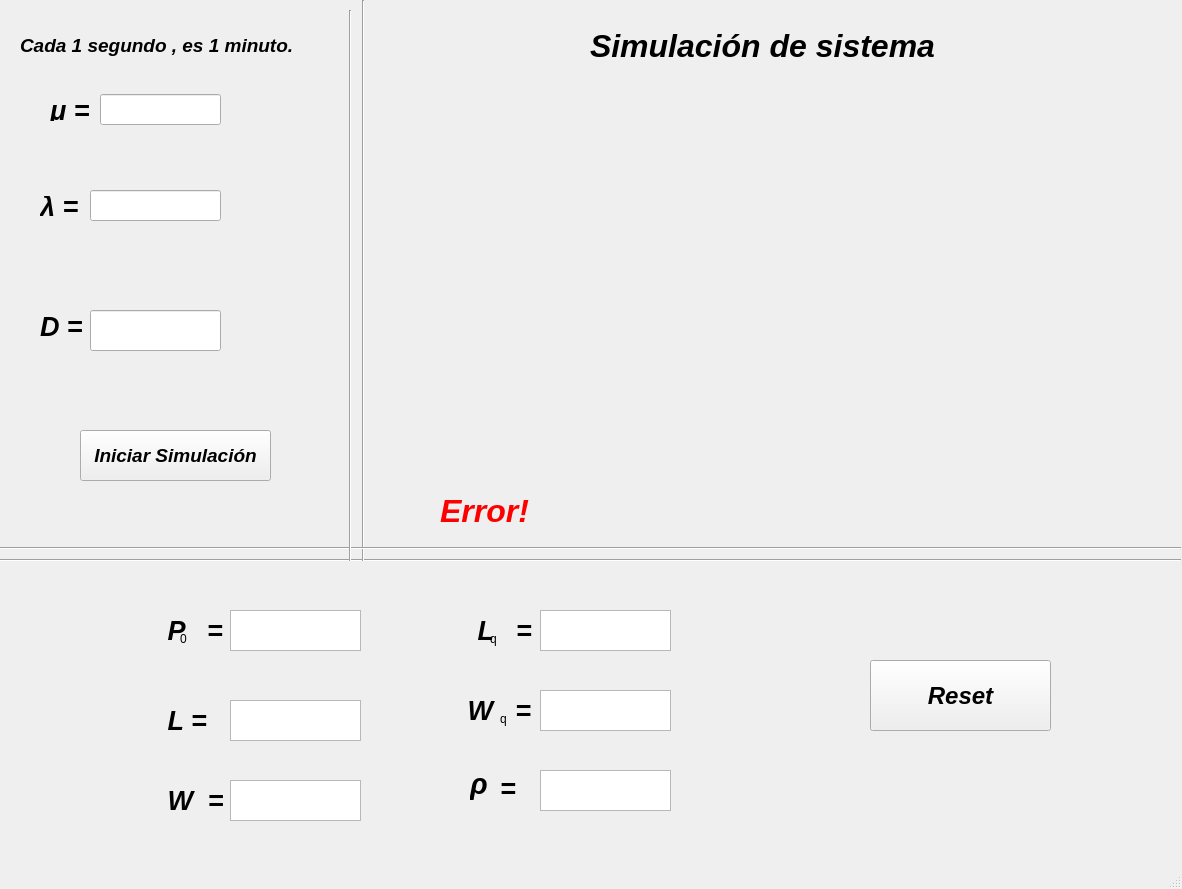
<?xml version="1.0" encoding="UTF-8"?>
<ui version="4.0">
 <class>MainWindow</class>
 <widget class="QMainWindow" name="MainWindow">
  <property name="geometry">
   <rect>
    <x>0</x>
    <y>0</y>
    <width>1182</width>
    <height>889</height>
   </rect>
  </property>
  <property name="windowTitle">
   <string>MainWindow</string>
  </property>
  <property name="inputMethodHints">
   <set>Qt::ImhDigitsOnly</set>
  </property>
  <widget class="QWidget" name="centralwidget">
   <widget class="QLineEdit" name="InputMiu">
    <property name="geometry">
     <rect>
      <x>100</x>
      <y>94</y>
      <width>121</width>
      <height>31</height>
     </rect>
    </property>
    <property name="font">
     <font>
      <pointsize>20</pointsize>
      <weight>75</weight>
      <italic>true</italic>
      <bold>true</bold>
     </font>
    </property>
    <property name="mouseTracking">
     <bool>true</bool>
    </property>
    <property name="autoFillBackground">
     <bool>false</bool>
    </property>
    <property name="inputMethodHints">
     <set>Qt::ImhPreferNumbers</set>
    </property>
    <property name="text">
     <string/>
    </property>
   </widget>
   <widget class="QLabel" name="miu">
    <property name="enabled">
     <bool>true</bool>
    </property>
    <property name="geometry">
     <rect>
      <x>50</x>
      <y>100</y>
      <width>91</width>
      <height>21</height>
     </rect>
    </property>
    <property name="font">
     <font>
      <pointsize>20</pointsize>
      <weight>75</weight>
      <italic>true</italic>
      <bold>true</bold>
     </font>
    </property>
    <property name="text">
     <string>μ = </string>
    </property>
   </widget>
   <widget class="QLabel" name="miu_2">
    <property name="enabled">
     <bool>true</bool>
    </property>
    <property name="geometry">
     <rect>
      <x>40</x>
      <y>196</y>
      <width>91</width>
      <height>21</height>
     </rect>
    </property>
    <property name="font">
     <font>
      <pointsize>20</pointsize>
      <weight>75</weight>
      <italic>true</italic>
      <bold>true</bold>
     </font>
    </property>
    <property name="text">
     <string>λ =</string>
    </property>
   </widget>
   <widget class="QLineEdit" name="InputLambda">
    <property name="geometry">
     <rect>
      <x>90</x>
      <y>190</y>
      <width>131</width>
      <height>31</height>
     </rect>
    </property>
    <property name="font">
     <font>
      <pointsize>20</pointsize>
      <weight>75</weight>
      <italic>true</italic>
      <bold>true</bold>
     </font>
    </property>
    <property name="mouseTracking">
     <bool>true</bool>
    </property>
    <property name="text">
     <string/>
    </property>
   </widget>
   <widget class="QLabel" name="miu_3">
    <property name="enabled">
     <bool>true</bool>
    </property>
    <property name="geometry">
     <rect>
      <x>40</x>
      <y>316</y>
      <width>91</width>
      <height>21</height>
     </rect>
    </property>
    <property name="font">
     <font>
      <pointsize>20</pointsize>
      <weight>75</weight>
      <italic>true</italic>
      <bold>true</bold>
     </font>
    </property>
    <property name="text">
     <string>D =</string>
    </property>
   </widget>
   <widget class="QLineEdit" name="InputServers">
    <property name="geometry">
     <rect>
      <x>90</x>
      <y>310</y>
      <width>131</width>
      <height>41</height>
     </rect>
    </property>
    <property name="font">
     <font>
      <pointsize>20</pointsize>
      <weight>75</weight>
      <italic>true</italic>
      <bold>true</bold>
     </font>
    </property>
    <property name="mouseTracking">
     <bool>true</bool>
    </property>
    <property name="text">
     <string/>
    </property>
   </widget>
   <widget class="QLabel" name="label">
    <property name="geometry">
     <rect>
      <x>20</x>
      <y>20</y>
      <width>341</width>
      <height>51</height>
     </rect>
    </property>
    <property name="font">
     <font>
      <pointsize>14</pointsize>
      <weight>75</weight>
      <italic>true</italic>
      <bold>true</bold>
     </font>
    </property>
    <property name="text">
     <string>Cada 1 segundo , es 1 minuto.</string>
    </property>
   </widget>
   <widget class="QPushButton" name="botonCalcular">
    <property name="geometry">
     <rect>
      <x>80</x>
      <y>430</y>
      <width>191</width>
      <height>51</height>
     </rect>
    </property>
    <property name="font">
     <font>
      <pointsize>14</pointsize>
      <weight>75</weight>
      <italic>true</italic>
      <bold>true</bold>
     </font>
    </property>
    <property name="text">
     <string>Iniciar Simulación</string>
    </property>
   </widget>
   <widget class="QLabel" name="label_2">
    <property name="geometry">
     <rect>
      <x>160</x>
      <y>620</y>
      <width>81</width>
      <height>21</height>
     </rect>
    </property>
    <property name="font">
     <font>
      <pointsize>20</pointsize>
      <weight>75</weight>
      <italic>true</italic>
      <bold>true</bold>
     </font>
    </property>
    <property name="text">
     <string> P   =</string>
    </property>
   </widget>
   <widget class="QTextBrowser" name="outputP0">
    <property name="geometry">
     <rect>
      <x>230</x>
      <y>610</y>
      <width>131</width>
      <height>41</height>
     </rect>
    </property>
    <property name="font">
     <font>
      <pointsize>18</pointsize>
      <weight>75</weight>
      <italic>true</italic>
      <bold>true</bold>
     </font>
    </property>
    <property name="cursor" stdset="0">
     <cursorShape>ArrowCursor</cursorShape>
    </property>
    <property name="mouseTracking">
     <bool>false</bool>
    </property>
    <property name="html">
     <string>&lt;!DOCTYPE HTML PUBLIC &quot;-//W3C//DTD HTML 4.0//EN&quot; &quot;http://www.w3.org/TR/REC-html40/strict.dtd&quot;&gt;
&lt;html&gt;&lt;head&gt;&lt;meta name=&quot;qrichtext&quot; content=&quot;1&quot; /&gt;&lt;style type=&quot;text/css&quot;&gt;
p, li { white-space: pre-wrap; }
&lt;/style&gt;&lt;/head&gt;&lt;body style=&quot; font-family:'Ubuntu'; font-size:18pt; font-weight:600; font-style:italic;&quot;&gt;
&lt;p style=&quot;-qt-paragraph-type:empty; margin-top:0px; margin-bottom:0px; margin-left:0px; margin-right:0px; -qt-block-indent:0; text-indent:0px; font-size:16pt;&quot;&gt;&lt;br /&gt;&lt;/p&gt;&lt;/body&gt;&lt;/html&gt;</string>
    </property>
   </widget>
   <widget class="QLabel" name="label_3">
    <property name="geometry">
     <rect>
      <x>180</x>
      <y>630</y>
      <width>66</width>
      <height>17</height>
     </rect>
    </property>
    <property name="text">
     <string>0</string>
    </property>
   </widget>
   <widget class="QTextBrowser" name="outputL">
    <property name="geometry">
     <rect>
      <x>230</x>
      <y>700</y>
      <width>131</width>
      <height>41</height>
     </rect>
    </property>
    <property name="font">
     <font>
      <pointsize>18</pointsize>
      <weight>75</weight>
      <italic>true</italic>
      <bold>true</bold>
     </font>
    </property>
    <property name="html">
     <string>&lt;!DOCTYPE HTML PUBLIC &quot;-//W3C//DTD HTML 4.0//EN&quot; &quot;http://www.w3.org/TR/REC-html40/strict.dtd&quot;&gt;
&lt;html&gt;&lt;head&gt;&lt;meta name=&quot;qrichtext&quot; content=&quot;1&quot; /&gt;&lt;style type=&quot;text/css&quot;&gt;
p, li { white-space: pre-wrap; }
&lt;/style&gt;&lt;/head&gt;&lt;body style=&quot; font-family:'Ubuntu'; font-size:18pt; font-weight:600; font-style:italic;&quot;&gt;
&lt;p style=&quot;-qt-paragraph-type:empty; margin-top:0px; margin-bottom:0px; margin-left:0px; margin-right:0px; -qt-block-indent:0; text-indent:0px; font-size:16pt;&quot;&gt;&lt;br /&gt;&lt;/p&gt;&lt;/body&gt;&lt;/html&gt;</string>
    </property>
   </widget>
   <widget class="QLabel" name="label_5">
    <property name="geometry">
     <rect>
      <x>160</x>
      <y>710</y>
      <width>81</width>
      <height>21</height>
     </rect>
    </property>
    <property name="font">
     <font>
      <pointsize>20</pointsize>
      <weight>75</weight>
      <italic>true</italic>
      <bold>true</bold>
     </font>
    </property>
    <property name="text">
     <string> L =</string>
    </property>
   </widget>
   <widget class="QTextBrowser" name="outputW">
    <property name="geometry">
     <rect>
      <x>230</x>
      <y>780</y>
      <width>131</width>
      <height>41</height>
     </rect>
    </property>
    <property name="font">
     <font>
      <pointsize>18</pointsize>
      <weight>75</weight>
      <italic>true</italic>
      <bold>true</bold>
     </font>
    </property>
    <property name="html">
     <string>&lt;!DOCTYPE HTML PUBLIC &quot;-//W3C//DTD HTML 4.0//EN&quot; &quot;http://www.w3.org/TR/REC-html40/strict.dtd&quot;&gt;
&lt;html&gt;&lt;head&gt;&lt;meta name=&quot;qrichtext&quot; content=&quot;1&quot; /&gt;&lt;style type=&quot;text/css&quot;&gt;
p, li { white-space: pre-wrap; }
&lt;/style&gt;&lt;/head&gt;&lt;body style=&quot; font-family:'Ubuntu'; font-size:18pt; font-weight:600; font-style:italic;&quot;&gt;
&lt;p style=&quot;-qt-paragraph-type:empty; margin-top:0px; margin-bottom:0px; margin-left:0px; margin-right:0px; -qt-block-indent:0; text-indent:0px; font-size:16pt;&quot;&gt;&lt;br /&gt;&lt;/p&gt;&lt;/body&gt;&lt;/html&gt;</string>
    </property>
   </widget>
   <widget class="QLabel" name="label_7">
    <property name="geometry">
     <rect>
      <x>160</x>
      <y>790</y>
      <width>81</width>
      <height>21</height>
     </rect>
    </property>
    <property name="font">
     <font>
      <pointsize>20</pointsize>
      <weight>75</weight>
      <italic>true</italic>
      <bold>true</bold>
     </font>
    </property>
    <property name="text">
     <string> W  =</string>
    </property>
   </widget>
   <widget class="QLabel" name="label_8">
    <property name="geometry">
     <rect>
      <x>490</x>
      <y>630</y>
      <width>66</width>
      <height>17</height>
     </rect>
    </property>
    <property name="text">
     <string>q</string>
    </property>
   </widget>
   <widget class="QTextBrowser" name="outputLq">
    <property name="geometry">
     <rect>
      <x>540</x>
      <y>610</y>
      <width>131</width>
      <height>41</height>
     </rect>
    </property>
    <property name="font">
     <font>
      <pointsize>18</pointsize>
      <weight>75</weight>
      <italic>true</italic>
      <bold>true</bold>
     </font>
    </property>
    <property name="html">
     <string>&lt;!DOCTYPE HTML PUBLIC &quot;-//W3C//DTD HTML 4.0//EN&quot; &quot;http://www.w3.org/TR/REC-html40/strict.dtd&quot;&gt;
&lt;html&gt;&lt;head&gt;&lt;meta name=&quot;qrichtext&quot; content=&quot;1&quot; /&gt;&lt;style type=&quot;text/css&quot;&gt;
p, li { white-space: pre-wrap; }
&lt;/style&gt;&lt;/head&gt;&lt;body style=&quot; font-family:'Ubuntu'; font-size:18pt; font-weight:600; font-style:italic;&quot;&gt;
&lt;p style=&quot;-qt-paragraph-type:empty; margin-top:0px; margin-bottom:0px; margin-left:0px; margin-right:0px; -qt-block-indent:0; text-indent:0px; font-size:16pt;&quot;&gt;&lt;br /&gt;&lt;/p&gt;&lt;/body&gt;&lt;/html&gt;</string>
    </property>
   </widget>
   <widget class="QLabel" name="label_9">
    <property name="geometry">
     <rect>
      <x>470</x>
      <y>620</y>
      <width>81</width>
      <height>21</height>
     </rect>
    </property>
    <property name="font">
     <font>
      <pointsize>20</pointsize>
      <weight>75</weight>
      <italic>true</italic>
      <bold>true</bold>
     </font>
    </property>
    <property name="text">
     <string> L   =</string>
    </property>
   </widget>
   <widget class="QLabel" name="label_10">
    <property name="geometry">
     <rect>
      <x>500</x>
      <y>710</y>
      <width>66</width>
      <height>17</height>
     </rect>
    </property>
    <property name="text">
     <string>q</string>
    </property>
   </widget>
   <widget class="QTextBrowser" name="outputWq">
    <property name="geometry">
     <rect>
      <x>540</x>
      <y>690</y>
      <width>131</width>
      <height>41</height>
     </rect>
    </property>
    <property name="font">
     <font>
      <pointsize>18</pointsize>
      <weight>75</weight>
      <italic>true</italic>
      <bold>true</bold>
     </font>
    </property>
    <property name="html">
     <string>&lt;!DOCTYPE HTML PUBLIC &quot;-//W3C//DTD HTML 4.0//EN&quot; &quot;http://www.w3.org/TR/REC-html40/strict.dtd&quot;&gt;
&lt;html&gt;&lt;head&gt;&lt;meta name=&quot;qrichtext&quot; content=&quot;1&quot; /&gt;&lt;style type=&quot;text/css&quot;&gt;
p, li { white-space: pre-wrap; }
&lt;/style&gt;&lt;/head&gt;&lt;body style=&quot; font-family:'Ubuntu'; font-size:18pt; font-weight:600; font-style:italic;&quot;&gt;
&lt;p style=&quot;-qt-paragraph-type:empty; margin-top:0px; margin-bottom:0px; margin-left:0px; margin-right:0px; -qt-block-indent:0; text-indent:0px; font-size:16pt;&quot;&gt;&lt;br /&gt;&lt;/p&gt;&lt;/body&gt;&lt;/html&gt;</string>
    </property>
   </widget>
   <widget class="QLabel" name="label_11">
    <property name="geometry">
     <rect>
      <x>460</x>
      <y>700</y>
      <width>81</width>
      <height>21</height>
     </rect>
    </property>
    <property name="font">
     <font>
      <pointsize>20</pointsize>
      <weight>75</weight>
      <italic>true</italic>
      <bold>true</bold>
     </font>
    </property>
    <property name="text">
     <string> W   =</string>
    </property>
   </widget>
   <widget class="QTextBrowser" name="outputRO">
    <property name="geometry">
     <rect>
      <x>540</x>
      <y>770</y>
      <width>131</width>
      <height>41</height>
     </rect>
    </property>
    <property name="font">
     <font>
      <pointsize>18</pointsize>
      <weight>75</weight>
      <italic>true</italic>
      <bold>true</bold>
     </font>
    </property>
    <property name="html">
     <string>&lt;!DOCTYPE HTML PUBLIC &quot;-//W3C//DTD HTML 4.0//EN&quot; &quot;http://www.w3.org/TR/REC-html40/strict.dtd&quot;&gt;
&lt;html&gt;&lt;head&gt;&lt;meta name=&quot;qrichtext&quot; content=&quot;1&quot; /&gt;&lt;style type=&quot;text/css&quot;&gt;
p, li { white-space: pre-wrap; }
&lt;/style&gt;&lt;/head&gt;&lt;body style=&quot; font-family:'Ubuntu'; font-size:18pt; font-weight:600; font-style:italic;&quot;&gt;
&lt;p style=&quot;-qt-paragraph-type:empty; margin-top:0px; margin-bottom:0px; margin-left:0px; margin-right:0px; -qt-block-indent:0; text-indent:0px; font-size:16pt;&quot;&gt;&lt;br /&gt;&lt;/p&gt;&lt;/body&gt;&lt;/html&gt;</string>
    </property>
   </widget>
   <widget class="QLabel" name="label_13">
    <property name="geometry">
     <rect>
      <x>470</x>
      <y>770</y>
      <width>81</width>
      <height>61</height>
     </rect>
    </property>
    <property name="font">
     <font>
      <pointsize>22</pointsize>
      <weight>75</weight>
      <italic>true</italic>
      <bold>true</bold>
     </font>
    </property>
    <property name="text">
     <string>ρ
  </string>
    </property>
   </widget>
   <widget class="QLabel" name="label_4">
    <property name="geometry">
     <rect>
      <x>500</x>
      <y>780</y>
      <width>66</width>
      <height>17</height>
     </rect>
    </property>
    <property name="font">
     <font>
      <pointsize>20</pointsize>
      <weight>75</weight>
      <italic>true</italic>
      <bold>true</bold>
     </font>
    </property>
    <property name="text">
     <string>=</string>
    </property>
   </widget>
   <widget class="QLabel" name="label_6">
    <property name="geometry">
     <rect>
      <x>590</x>
      <y>20</y>
      <width>381</width>
      <height>51</height>
     </rect>
    </property>
    <property name="font">
     <font>
      <pointsize>24</pointsize>
      <weight>75</weight>
      <italic>true</italic>
      <bold>true</bold>
     </font>
    </property>
    <property name="text">
     <string>Simulación de sistema</string>
    </property>
   </widget>
   <widget class="QLabel" name="errorLabel">
    <property name="geometry">
     <rect>
      <x>440</x>
      <y>470</y>
      <width>461</width>
      <height>81</height>
     </rect>
    </property>
    <property name="palette">
     <palette>
      <active>
       <colorrole role="WindowText">
        <brush brushstyle="SolidPattern">
         <color alpha="255">
          <red>255</red>
          <green>0</green>
          <blue>0</blue>
         </color>
        </brush>
       </colorrole>
       <colorrole role="Button">
        <brush brushstyle="SolidPattern">
         <color alpha="255">
          <red>242</red>
          <green>16</green>
          <blue>0</blue>
         </color>
        </brush>
       </colorrole>
       <colorrole role="Light">
        <brush brushstyle="SolidPattern">
         <color alpha="255">
          <red>255</red>
          <green>118</green>
          <blue>108</blue>
         </color>
        </brush>
       </colorrole>
       <colorrole role="Midlight">
        <brush brushstyle="SolidPattern">
         <color alpha="255">
          <red>248</red>
          <green>67</green>
          <blue>54</blue>
         </color>
        </brush>
       </colorrole>
       <colorrole role="Dark">
        <brush brushstyle="SolidPattern">
         <color alpha="255">
          <red>121</red>
          <green>8</green>
          <blue>0</blue>
         </color>
        </brush>
       </colorrole>
       <colorrole role="Mid">
        <brush brushstyle="SolidPattern">
         <color alpha="255">
          <red>161</red>
          <green>10</green>
          <blue>0</blue>
         </color>
        </brush>
       </colorrole>
       <colorrole role="Text">
        <brush brushstyle="SolidPattern">
         <color alpha="255">
          <red>255</red>
          <green>0</green>
          <blue>0</blue>
         </color>
        </brush>
       </colorrole>
       <colorrole role="BrightText">
        <brush brushstyle="SolidPattern">
         <color alpha="255">
          <red>255</red>
          <green>255</green>
          <blue>255</blue>
         </color>
        </brush>
       </colorrole>
       <colorrole role="ButtonText">
        <brush brushstyle="SolidPattern">
         <color alpha="255">
          <red>0</red>
          <green>0</green>
          <blue>0</blue>
         </color>
        </brush>
       </colorrole>
       <colorrole role="Base">
        <brush brushstyle="SolidPattern">
         <color alpha="255">
          <red>255</red>
          <green>255</green>
          <blue>255</blue>
         </color>
        </brush>
       </colorrole>
       <colorrole role="Window">
        <brush brushstyle="SolidPattern">
         <color alpha="255">
          <red>242</red>
          <green>16</green>
          <blue>0</blue>
         </color>
        </brush>
       </colorrole>
       <colorrole role="Shadow">
        <brush brushstyle="SolidPattern">
         <color alpha="255">
          <red>0</red>
          <green>0</green>
          <blue>0</blue>
         </color>
        </brush>
       </colorrole>
       <colorrole role="AlternateBase">
        <brush brushstyle="SolidPattern">
         <color alpha="255">
          <red>248</red>
          <green>135</green>
          <blue>127</blue>
         </color>
        </brush>
       </colorrole>
       <colorrole role="ToolTipBase">
        <brush brushstyle="SolidPattern">
         <color alpha="255">
          <red>255</red>
          <green>255</green>
          <blue>220</blue>
         </color>
        </brush>
       </colorrole>
       <colorrole role="ToolTipText">
        <brush brushstyle="SolidPattern">
         <color alpha="255">
          <red>0</red>
          <green>0</green>
          <blue>0</blue>
         </color>
        </brush>
       </colorrole>
      </active>
      <inactive>
       <colorrole role="WindowText">
        <brush brushstyle="SolidPattern">
         <color alpha="255">
          <red>255</red>
          <green>0</green>
          <blue>0</blue>
         </color>
        </brush>
       </colorrole>
       <colorrole role="Button">
        <brush brushstyle="SolidPattern">
         <color alpha="255">
          <red>242</red>
          <green>16</green>
          <blue>0</blue>
         </color>
        </brush>
       </colorrole>
       <colorrole role="Light">
        <brush brushstyle="SolidPattern">
         <color alpha="255">
          <red>255</red>
          <green>118</green>
          <blue>108</blue>
         </color>
        </brush>
       </colorrole>
       <colorrole role="Midlight">
        <brush brushstyle="SolidPattern">
         <color alpha="255">
          <red>248</red>
          <green>67</green>
          <blue>54</blue>
         </color>
        </brush>
       </colorrole>
       <colorrole role="Dark">
        <brush brushstyle="SolidPattern">
         <color alpha="255">
          <red>121</red>
          <green>8</green>
          <blue>0</blue>
         </color>
        </brush>
       </colorrole>
       <colorrole role="Mid">
        <brush brushstyle="SolidPattern">
         <color alpha="255">
          <red>161</red>
          <green>10</green>
          <blue>0</blue>
         </color>
        </brush>
       </colorrole>
       <colorrole role="Text">
        <brush brushstyle="SolidPattern">
         <color alpha="255">
          <red>255</red>
          <green>0</green>
          <blue>0</blue>
         </color>
        </brush>
       </colorrole>
       <colorrole role="BrightText">
        <brush brushstyle="SolidPattern">
         <color alpha="255">
          <red>255</red>
          <green>255</green>
          <blue>255</blue>
         </color>
        </brush>
       </colorrole>
       <colorrole role="ButtonText">
        <brush brushstyle="SolidPattern">
         <color alpha="255">
          <red>0</red>
          <green>0</green>
          <blue>0</blue>
         </color>
        </brush>
       </colorrole>
       <colorrole role="Base">
        <brush brushstyle="SolidPattern">
         <color alpha="255">
          <red>255</red>
          <green>255</green>
          <blue>255</blue>
         </color>
        </brush>
       </colorrole>
       <colorrole role="Window">
        <brush brushstyle="SolidPattern">
         <color alpha="255">
          <red>242</red>
          <green>16</green>
          <blue>0</blue>
         </color>
        </brush>
       </colorrole>
       <colorrole role="Shadow">
        <brush brushstyle="SolidPattern">
         <color alpha="255">
          <red>0</red>
          <green>0</green>
          <blue>0</blue>
         </color>
        </brush>
       </colorrole>
       <colorrole role="AlternateBase">
        <brush brushstyle="SolidPattern">
         <color alpha="255">
          <red>248</red>
          <green>135</green>
          <blue>127</blue>
         </color>
        </brush>
       </colorrole>
       <colorrole role="ToolTipBase">
        <brush brushstyle="SolidPattern">
         <color alpha="255">
          <red>255</red>
          <green>255</green>
          <blue>220</blue>
         </color>
        </brush>
       </colorrole>
       <colorrole role="ToolTipText">
        <brush brushstyle="SolidPattern">
         <color alpha="255">
          <red>0</red>
          <green>0</green>
          <blue>0</blue>
         </color>
        </brush>
       </colorrole>
      </inactive>
      <disabled>
       <colorrole role="WindowText">
        <brush brushstyle="SolidPattern">
         <color alpha="255">
          <red>121</red>
          <green>8</green>
          <blue>0</blue>
         </color>
        </brush>
       </colorrole>
       <colorrole role="Button">
        <brush brushstyle="SolidPattern">
         <color alpha="255">
          <red>242</red>
          <green>16</green>
          <blue>0</blue>
         </color>
        </brush>
       </colorrole>
       <colorrole role="Light">
        <brush brushstyle="SolidPattern">
         <color alpha="255">
          <red>255</red>
          <green>118</green>
          <blue>108</blue>
         </color>
        </brush>
       </colorrole>
       <colorrole role="Midlight">
        <brush brushstyle="SolidPattern">
         <color alpha="255">
          <red>248</red>
          <green>67</green>
          <blue>54</blue>
         </color>
        </brush>
       </colorrole>
       <colorrole role="Dark">
        <brush brushstyle="SolidPattern">
         <color alpha="255">
          <red>121</red>
          <green>8</green>
          <blue>0</blue>
         </color>
        </brush>
       </colorrole>
       <colorrole role="Mid">
        <brush brushstyle="SolidPattern">
         <color alpha="255">
          <red>161</red>
          <green>10</green>
          <blue>0</blue>
         </color>
        </brush>
       </colorrole>
       <colorrole role="Text">
        <brush brushstyle="SolidPattern">
         <color alpha="255">
          <red>121</red>
          <green>8</green>
          <blue>0</blue>
         </color>
        </brush>
       </colorrole>
       <colorrole role="BrightText">
        <brush brushstyle="SolidPattern">
         <color alpha="255">
          <red>255</red>
          <green>255</green>
          <blue>255</blue>
         </color>
        </brush>
       </colorrole>
       <colorrole role="ButtonText">
        <brush brushstyle="SolidPattern">
         <color alpha="255">
          <red>121</red>
          <green>8</green>
          <blue>0</blue>
         </color>
        </brush>
       </colorrole>
       <colorrole role="Base">
        <brush brushstyle="SolidPattern">
         <color alpha="255">
          <red>242</red>
          <green>16</green>
          <blue>0</blue>
         </color>
        </brush>
       </colorrole>
       <colorrole role="Window">
        <brush brushstyle="SolidPattern">
         <color alpha="255">
          <red>242</red>
          <green>16</green>
          <blue>0</blue>
         </color>
        </brush>
       </colorrole>
       <colorrole role="Shadow">
        <brush brushstyle="SolidPattern">
         <color alpha="255">
          <red>0</red>
          <green>0</green>
          <blue>0</blue>
         </color>
        </brush>
       </colorrole>
       <colorrole role="AlternateBase">
        <brush brushstyle="SolidPattern">
         <color alpha="255">
          <red>242</red>
          <green>16</green>
          <blue>0</blue>
         </color>
        </brush>
       </colorrole>
       <colorrole role="ToolTipBase">
        <brush brushstyle="SolidPattern">
         <color alpha="255">
          <red>255</red>
          <green>255</green>
          <blue>220</blue>
         </color>
        </brush>
       </colorrole>
       <colorrole role="ToolTipText">
        <brush brushstyle="SolidPattern">
         <color alpha="255">
          <red>0</red>
          <green>0</green>
          <blue>0</blue>
         </color>
        </brush>
       </colorrole>
      </disabled>
     </palette>
    </property>
    <property name="font">
     <font>
      <pointsize>24</pointsize>
      <weight>75</weight>
      <italic>true</italic>
      <bold>true</bold>
      <underline>false</underline>
     </font>
    </property>
    <property name="text">
     <string>Error!</string>
    </property>
    <property name="textFormat">
     <enum>Qt::AutoText</enum>
    </property>
   </widget>
   <widget class="Line" name="line">
    <property name="geometry">
     <rect>
      <x>0</x>
      <y>550</y>
      <width>1181</width>
      <height>20</height>
     </rect>
    </property>
    <property name="baseSize">
     <size>
      <width>3</width>
      <height>3</height>
     </size>
    </property>
    <property name="font">
     <font>
      <pointsize>36</pointsize>
      <weight>75</weight>
      <italic>true</italic>
      <bold>true</bold>
     </font>
    </property>
    <property name="orientation">
     <enum>Qt::Horizontal</enum>
    </property>
   </widget>
   <widget class="Line" name="line_2">
    <property name="geometry">
     <rect>
      <x>353</x>
      <y>0</y>
      <width>20</width>
      <height>561</height>
     </rect>
    </property>
    <property name="orientation">
     <enum>Qt::Vertical</enum>
    </property>
   </widget>
   <widget class="QPushButton" name="botonCalcular_2">
    <property name="geometry">
     <rect>
      <x>870</x>
      <y>660</y>
      <width>181</width>
      <height>71</height>
     </rect>
    </property>
    <property name="font">
     <font>
      <pointsize>18</pointsize>
      <weight>75</weight>
      <italic>true</italic>
      <bold>true</bold>
     </font>
    </property>
    <property name="text">
     <string>Reset</string>
    </property>
   </widget>
   <widget class="Line" name="line_3">
    <property name="geometry">
     <rect>
      <x>0</x>
      <y>540</y>
      <width>1181</width>
      <height>16</height>
     </rect>
    </property>
    <property name="orientation">
     <enum>Qt::Horizontal</enum>
    </property>
   </widget>
   <widget class="Line" name="line_4">
    <property name="geometry">
     <rect>
      <x>340</x>
      <y>10</y>
      <width>20</width>
      <height>551</height>
     </rect>
    </property>
    <property name="orientation">
     <enum>Qt::Vertical</enum>
    </property>
   </widget>
  </widget>
  <widget class="QMenuBar" name="menubar">
   <property name="geometry">
    <rect>
     <x>0</x>
     <y>0</y>
     <width>1182</width>
     <height>25</height>
    </rect>
   </property>
  </widget>
  <widget class="QStatusBar" name="statusbar"/>
 </widget>
 <resources/>
 <connections/>
</ui>
